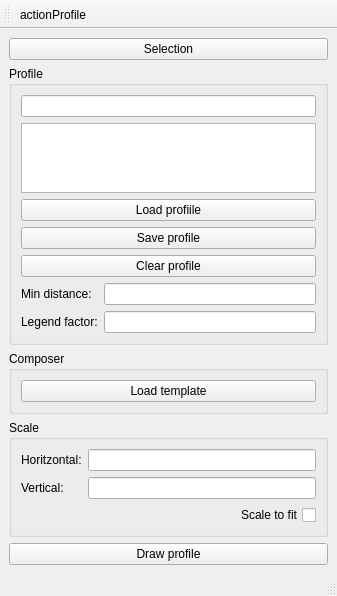
<?xml version="1.0" encoding="UTF-8"?>
<ui version="4.0">
 <class>dlg_dimensioning</class>
 <widget class="QMainWindow" name="dlg_dimensioning">
  <property name="geometry">
   <rect>
    <x>0</x>
    <y>0</y>
    <width>337</width>
    <height>549</height>
   </rect>
  </property>
  <property name="windowTitle">
   <string>Draw Profile</string>
  </property>
  <widget class="QWidget" name="centralwidget">
   <layout class="QVBoxLayout" name="verticalLayout">
    <item>
     <widget class="QPushButton" name="btn_selection">
      <property name="text">
       <string>Selection</string>
      </property>
     </widget>
    </item>
    <item>
     <widget class="QGroupBox" name="grb_profile">
      <property name="title">
       <string>Profile</string>
      </property>
      <layout class="QGridLayout" name="gridLayout_2">
       <item row="5" column="0">
        <widget class="QLabel" name="lbl_min_distance">
         <property name="text">
          <string>Min distance:</string>
         </property>
        </widget>
       </item>
       <item row="6" column="0">
        <widget class="QLabel" name="lbl_legend_factor">
         <property name="text">
          <string>Legend factor:</string>
         </property>
        </widget>
       </item>
       <item row="5" column="1">
        <widget class="QLineEdit" name="txt_min_distance"/>
       </item>
       <item row="4" column="0" colspan="2">
        <widget class="QPushButton" name="btn_clear_profile">
         <property name="text">
          <string>Clear profile</string>
         </property>
        </widget>
       </item>
       <item row="3" column="0" colspan="2">
        <widget class="QPushButton" name="btn_save_profile">
         <property name="text">
          <string>Save profile</string>
         </property>
        </widget>
       </item>
       <item row="2" column="0" colspan="2">
        <widget class="QPushButton" name="btn_load_profile">
         <property name="text">
          <string>Load profiile</string>
         </property>
        </widget>
       </item>
       <item row="1" column="0" colspan="2">
        <widget class="QListWidget" name="tbl_list_arc"/>
       </item>
       <item row="0" column="0" colspan="2">
        <widget class="QLineEdit" name="txt_profile_id"/>
       </item>
       <item row="6" column="1">
        <widget class="QLineEdit" name="txt_legend_factor"/>
       </item>
      </layout>
     </widget>
    </item>
    <item>
     <widget class="QGroupBox" name="grb_composer">
      <property name="title">
       <string>Composer</string>
      </property>
      <layout class="QGridLayout" name="gridLayout_3">
       <item row="0" column="0">
        <widget class="QPushButton" name="btn_load_teamplate">
         <property name="text">
          <string>Load template</string>
         </property>
        </widget>
       </item>
      </layout>
     </widget>
    </item>
    <item>
     <widget class="QGroupBox" name="grb_scale">
      <property name="title">
       <string>Scale</string>
      </property>
      <layout class="QGridLayout" name="gridLayout_4">
       <item row="1" column="0">
        <widget class="QLabel" name="lbl_vertical">
         <property name="text">
          <string>Vertical:</string>
         </property>
        </widget>
       </item>
       <item row="1" column="1">
        <widget class="QLineEdit" name="txt_vertical"/>
       </item>
       <item row="0" column="0">
        <widget class="QLabel" name="lbl_horizontal">
         <property name="text">
          <string>Horitzontal:</string>
         </property>
        </widget>
       </item>
       <item row="0" column="1">
        <widget class="QLineEdit" name="txt_horizontal"/>
       </item>
       <item row="2" column="1">
        <widget class="QCheckBox" name="chk_scalte_to_fit">
         <property name="layoutDirection">
          <enum>Qt::RightToLeft</enum>
         </property>
         <property name="text">
          <string>Scale to fit</string>
         </property>
        </widget>
       </item>
      </layout>
     </widget>
    </item>
    <item>
     <widget class="QPushButton" name="btn_draw_profile">
      <property name="text">
       <string>Draw profile</string>
      </property>
     </widget>
    </item>
   </layout>
  </widget>
  <widget class="QStatusBar" name="statusbar"/>
  <widget class="QToolBar" name="toolBar">
   <property name="windowTitle">
    <string>toolBar</string>
   </property>
   <property name="iconSize">
    <size>
     <width>20</width>
     <height>18</height>
    </size>
   </property>
   <attribute name="toolBarArea">
    <enum>TopToolBarArea</enum>
   </attribute>
   <attribute name="toolBarBreak">
    <bool>false</bool>
   </attribute>
   <addaction name="actionActionProfile"/>
  </widget>
  <action name="actionActionProfile">
   <property name="checkable">
    <bool>true</bool>
   </property>
   <property name="icon">
    <iconset>
     <normaloff>../icons/100.png</normaloff>../icons/100.png</iconset>
   </property>
   <property name="text">
    <string>actionProfile</string>
   </property>
   <property name="toolTip">
    <string>Profile</string>
   </property>
  </action>
 </widget>
 <resources/>
 <connections/>
</ui>
